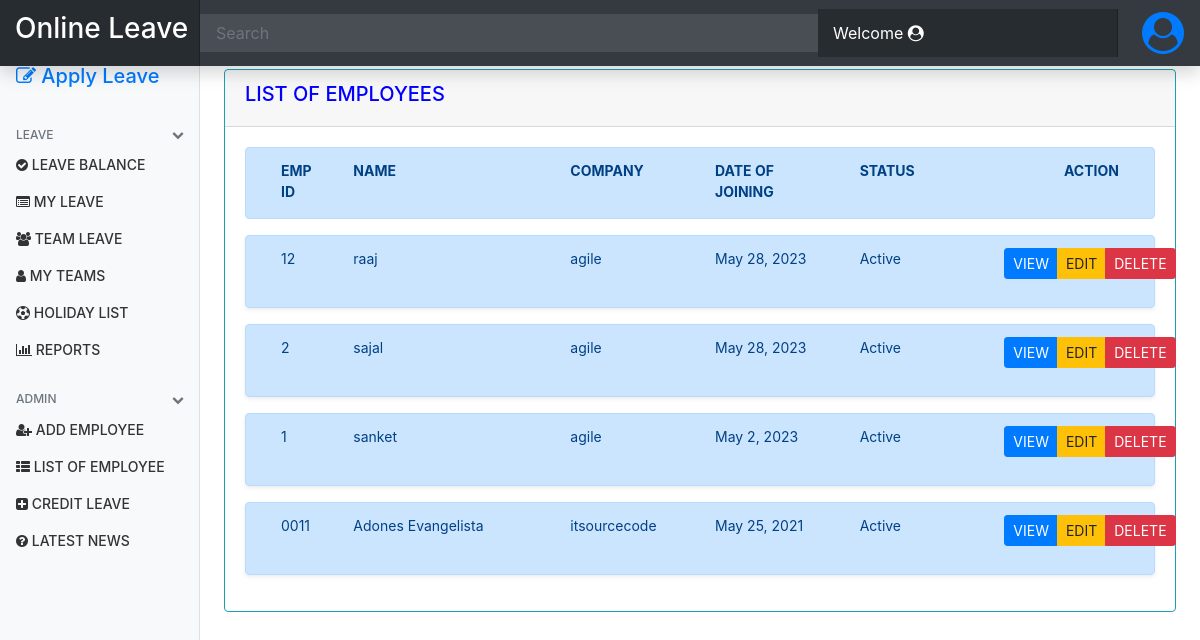
The app's page /employee/all/ with its own data.
### employee/models.py (models this page shows, shortened)
class EmployeeDetails(models.Model):
    empid = models.CharField(max_length=10, unique=True, primary_key=True)
    name = models.CharField(max_length=100)
    email = models.EmailField(max_length=75, unique=True)
    company = models.CharField(max_length=50)  # models.ForeignKey(Company, on_delete=models.SET_NULL, null=True)
    designation = models.CharField(max_length=100)
    date_of_joining = models.DateField(null=True, blank=True)
    job_location = models.CharField(max_length=100, default='Goa')
    employment_setup = models.CharField(max_length=50)
    gender = models.CharField(max_length=10)
    marital_status = models.CharField(max_length=20)
    user_type = models.CharField(max_length=20, default='User')
    weekend_day = models.CharField(max_length=2, default=2)
    leave_category = models.CharField(max_length=10)  # models.ForeignKey(LeaveCategory, on_delete=models.CASCADE)
    single_day_entitlement = models.CharField(max_length=5, default=0)
    annual_entitlement = models.CharField(max_length=5, default=0)
    reporting_manager_empid = models.CharField(max_length=10)
    reporting_manager_name = models.CharField(max_length=100)
    reporting_manager_email = models.EmailField(max_length=75)
    date_of_leaving = models.DateField(null=True, blank=True)
    employee_status = models.CharField(max_length=10, default='Active')
    userid = models.IntegerField(null=True, blank=True)

### employee/views.py (the view)
# urls.py: path('all/', views.employee_list_view, name='employee_list'),
def employee_list_view(request):
    context = {
        'obj_emp': EmployeeDetails.objects.all().order_by('-date_of_joining'),
    }
    return render(request, 'list_employee.html', context)

### employee/templates/list_employee.html (shortened to what this page needs)
{% extends 'base.html' %}
{% load static %}
{% block heading %} LIST OF EMPLOYEES {% endblock %}
{% block content %}
<form action="{% url 'employee_list' %}" method="post">
            <div class="alert alert-primary">
            <div class="form-row">
                <div class="input-group col-md-12 md-2">
                    <div class="col-md-1 mb-1">
                        <strong>EMP ID</strong>
                    </div>
                    <div class="col-md-3 mb-1">
                        <strong>NAME</strong>
                    </div>
                    <div class="col-md-2 mb-1">
                        <strong>COMPANY</strong>
                    </div>
                    <div class="col-md-2 mb-1">
                        <strong>DATE OF JOINING</strong>
                    </div>
                    <div class="col-md-2 mb-1">
                        <strong>STATUS</strong>
                    </div>
                    <div class="col-md-2 mb-1" align="right">
                        <strong>ACTION</strong>
                    </div>
                </div>
            </div>
            </div>
            {% for emp in obj_emp %}
    <div class="shadow-sm p-0 mb-3 bg-white rounded">
            <div class="alert alert-primary">
                <div class="form-row">
                <div class="input-group col-md-12 mb-2">
                    <div class="col-md-1 mb-2">
                       {{ emp.empid }}
                    </div>
                    <div class="col-md-3 mb-2">
                       {{ emp.name }}
                    </div>
                    <div class="col-md-2 mb-2">
                       {{ emp.company }}
                    </div>
                    <div class="col-md-2 mb-2">
                       {{ emp.date_of_joining }}
                    </div>
                    <div class="col-md-2 mb-2">
                       {{ emp.employee_status }}
                    </div>
                    <div class="col-md-2 mb-2" align="right">
                        <div class="btn-group" role="group">
                            <a href="/employee/{{emp.empid}}/details/" role="button" class="btn btn-primary btn-sm">VIEW</a>
                            <a href="/employee/{{emp.empid}}/edit/" role="button" class="btn btn-warning btn-sm">EDIT</a>
                            <a href="/employee/{{emp.empid}}/delete/" role="button" class="btn btn-danger btn-sm">DELETE</a>
                        </div>
                    </div>
                </div>
            </div>
            </div>
    </div>
            {% endfor %}
</form>
{% endblock %}

### accounts/templates/base.html (shortened to what this page needs)
<!doctype html>
{% load static %}
<html lang="en">
  <head>
    <link href="{% static 'css/bootstrap.min.css' %}" rel="stylesheet"/>
    <link href="{% static 'css/datepicker.css' %}" rel="stylesheet"/>
    <link href="{% static 'css/dashboard.css' %}" rel="stylesheet"/>
    <link href="{% static 'css/font-awesome.min.css' %}" rel="stylesheet"/>
    <link href="{% static 'css/glyphicon.css' %}" rel="stylesheet"/>
  </head>
  <body>
    <nav class="navbar navbar-dark fixed-top bg-dark flex-md-nowrap p-0 shadow">
      <a class="navbar-brand col-sm-3 col-md-2 mr-0" href="{% url 'home' %}">
         <h3>Online Leave </h3>
      </a>
      <input class="form-control form-control-dark w-100" type="text" placeholder="Search" aria-label="Search">
       <div class="navbar-brand col-sm-3 col-2-md-2 mr-2">
          <a class="mb-0 text-sm  font-weight-normal">Welcome <span class="fa fa-user-circle"></span> <strong> {{user.username|upper}}</strong></a>
      </div>
            <a class="nav-link pr-3" href="#" role="button" data-toggle="dropdown" aria-haspopup="true" aria-expanded="false">
              <div class="media align-items-center">
                <span class="avatar avatar-sm rounded-circle">
                  <span class="fa fa-user-circle fa-3x"></span>
                </span>
              </div>
            </a>
    </nav>
    <div class="container-fluid">
      <div class="row">
        <nav class="col-md-2 d-none d-md-block bg-light sidebar">
          <div class="sidebar-sticky">
            <ul class="nav flex-column">
              <li class="nav-item">
                <a class="nav-link active" href="{% url 'applyleave' %}">
                  <h5><span class="fa fa-edit"></span>
                   Apply Leave </h5><span class="sr-only">(current)</span>
                </a>
              </li>
            <h6 class="sidebar-heading d-flex justify-content-between align-items-center px-3 mt-4 mb-1 text-muted">
              <span>LEAVE</span>
              <a class="d-flex align-items-center text-muted">
                <span class="fa fa-chevron-down"></span>
              </a>
            </h6>
              <li class="nav-item">
                <a class="nav-link" href="{% url 'leave_balance' %}">
                  <span class="fa fa-check-circle"></span>
                  LEAVE BALANCE
                </a>
              <li class="nav-item">
                <a class="nav-link" href="{% url 'my_leave' %}">
                  <span class="fa fa-list-alt"></span>
                  MY LEAVE
                </a>
                <li class="nav-item">
                <a class="nav-link" href="{% url 'team_leave' %}">
                <span class="fa fa-users"></span>
                TEAM LEAVE
                </a>
                </li>
                <li class="nav-item">
                <a class="nav-link" href="{% url 'my_teams' %}">
                <span class="fa fa-user"></span>
                MY TEAMS
                </a>
                </li>
                <li class="nav-item">
                <a class="nav-link" href="{% url 'holiday_list' %}">
                <span class="fa fa-futbol-o"></span>
                HOLIDAY LIST
                </a>
                </li>
              <li class="nav-item">
                <a class="nav-link" href="#">
                  <span class="fa fa-bar-chart"></span>
                  REPORTS
                </a>
              </li>
            <h6 class="sidebar-heading d-flex justify-content-between align-items-center px-3 mt-4 mb-1 text-muted">
              <span>ADMIN</span>
              <a class="d-flex align-items-center text-muted">
                <span class="fa fa-chevron-down"></span>
              </a>
            </h6>
              <li class="nav-item">
                <a class="nav-link" href="{% url 'add_employee' %}">
                  <span class="fa fa-user-plus"></span>
                  ADD EMPLOYEE
                </a>
              </li>
              <li class="nav-item">
                <a class="nav-link" href="{% url 'employee_list' %}">
                  <span class="fa fa-th-list"></span>
                  LIST OF EMPLOYEE
                </a>
              </li>
              <li class="nav-item">
                <a class="nav-link" href="{% url 'credit_leave_get_details' %}">
                  <span class="fa fa-plus-square"></span>
                  CREDIT LEAVE
                </a>
              </li>
              <li class="nav-item">
                <a class="nav-link" href="{% url 'news' %}">
                  <span class="fa fa-question-circle"></span>
                  LATEST NEWS
                </a>
              </li>
            </ul>
          </div>
        </nav>
        <main role="main" class="col-md-9 ml-sm-auto col-lg-10 px-4">
        <br>
<div class="card border-info mb-3" style="max-width: 100%;">
    <div class="card-header"><h5 style="color:blue">{% block heading %}{% endblock %}</h5></div>
    <div class="card-body text-info">
          {% block content %}
          {% endblock %}
    </div>
</div>
        </main>
      </div>
    </div>
  </body>
</html>

### static/css/dashboard.css (style rules this page uses)
body { font-size: .875rem; }
.sidebar { position: fixed; top: 0; bottom: 0; left: 0; z-index: 100; padding: 48px 0 0; box-shadow: inset -1px 0 0 rgba(0, 0, 0, .1); }
.sidebar-sticky { position: relative; top: 0; height: calc(100vh - 48px); padding-top: .5rem; overflow-x: hidden; overflow-y: auto; }
.sidebar .nav-link { font-weight: 500; color: #333; }
.sidebar .nav-link.active { color: #007bff; }
.sidebar-heading { font-size: .75rem; text-transform: uppercase; }
[role="main"] { padding-top: 48px; }
.navbar-brand { padding-top: .75rem; padding-bottom: .75rem; font-size: 1rem; background-color: rgba(0, 0, 0, .25); box-shadow: inset -1px 0 0 rgba(0, 0, 0, .25); }
.navbar .form-control { padding: .75rem 1rem; border-width: 0; border-radius: 0; }
.form-control-dark { color: #fff; background-color: rgba(255, 255, 255, .1); border-color: rgba(255, 255, 255, .1); }

### records on screen
EmployeeDetails: empid "12", name "raaj", company "agile", date_of_joining "May 28, 2023", employee_status "Active"
EmployeeDetails: empid "2", name "sajal", company "agile", date_of_joining "May 28, 2023", employee_status "Active"
EmployeeDetails: empid "1", name "sanket", company "agile", date_of_joining "May 2, 2023", employee_status "Active"
EmployeeDetails: empid "0011", name "Adones Evangelista", company "itsourcecode", date_of_joining "May 25, 2021", employee_status "Active"
